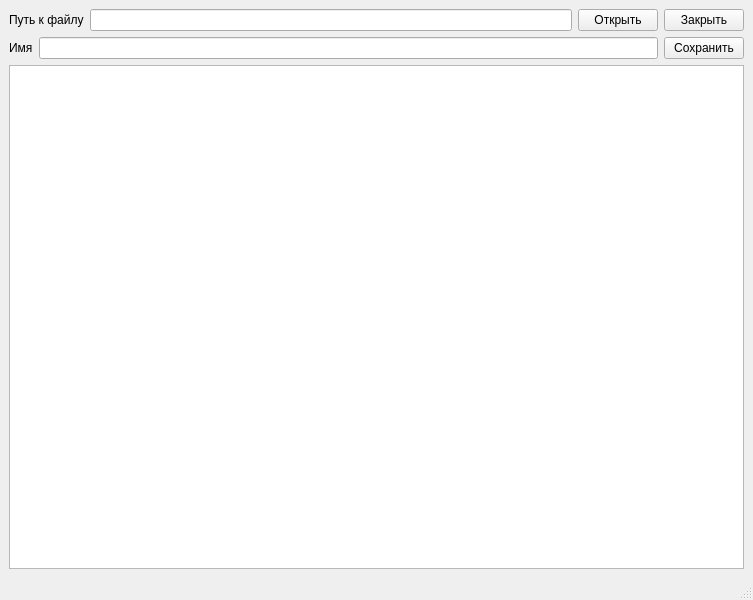
<?xml version="1.0" encoding="UTF-8"?>
<ui version="4.0">
 <class>MainWindow</class>
 <widget class="QMainWindow" name="MainWindow">
  <property name="geometry">
   <rect>
    <x>0</x>
    <y>0</y>
    <width>753</width>
    <height>600</height>
   </rect>
  </property>
  <property name="windowTitle">
   <string>MainWindow</string>
  </property>
  <widget class="QWidget" name="centralwidget">
   <layout class="QHBoxLayout" name="horizontalLayout_4">
    <item>
     <layout class="QVBoxLayout" name="verticalLayout">
      <item>
       <layout class="QHBoxLayout" name="horizontalLayout">
        <item>
         <widget class="QLabel" name="label">
          <property name="text">
           <string>Путь к файлу</string>
          </property>
         </widget>
        </item>
        <item>
         <widget class="QLineEdit" name="Adress"/>
        </item>
        <item>
         <widget class="QPushButton" name="Open">
          <property name="text">
           <string>Открыть</string>
          </property>
         </widget>
        </item>
        <item>
         <widget class="QPushButton" name="Close">
          <property name="text">
           <string>Закрыть</string>
          </property>
         </widget>
        </item>
       </layout>
      </item>
      <item>
       <layout class="QHBoxLayout" name="horizontalLayout_2">
        <item>
         <widget class="QLabel" name="label_2">
          <property name="text">
           <string>Имя</string>
          </property>
         </widget>
        </item>
        <item>
         <widget class="QLineEdit" name="Name"/>
        </item>
        <item>
         <widget class="QPushButton" name="Save">
          <property name="text">
           <string>Сохранить</string>
          </property>
         </widget>
        </item>
       </layout>
      </item>
      <item>
       <layout class="QHBoxLayout" name="horizontalLayout_3"/>
      </item>
      <item>
       <widget class="QTextEdit" name="Editor"/>
      </item>
     </layout>
    </item>
   </layout>
  </widget>
  <widget class="QStatusBar" name="statusbar"/>
 </widget>
 <resources/>
 <connections/>
</ui>
